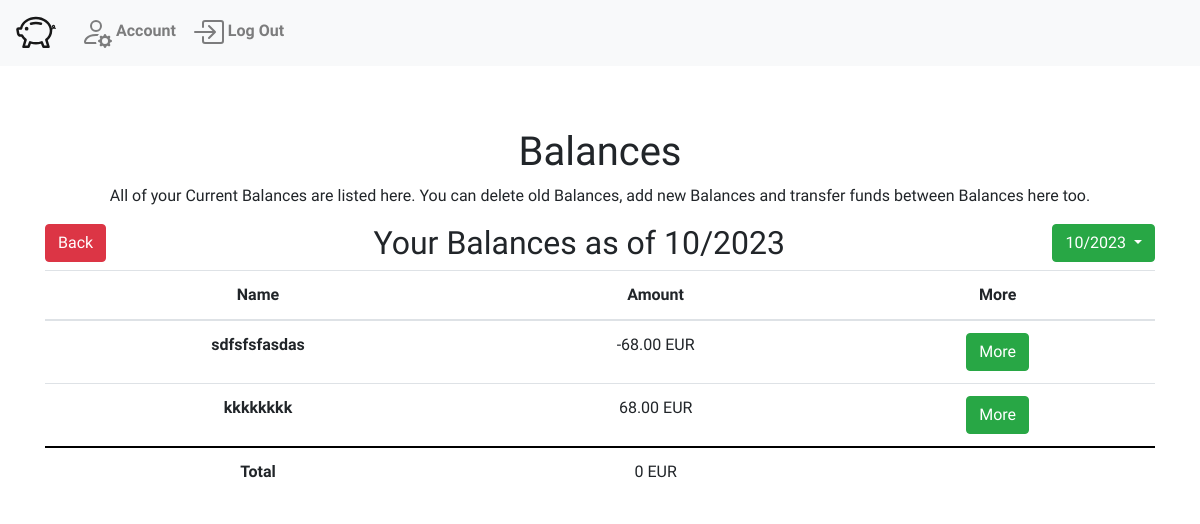
The app's page /balances/month/2023-10-01 (signed in), older data.
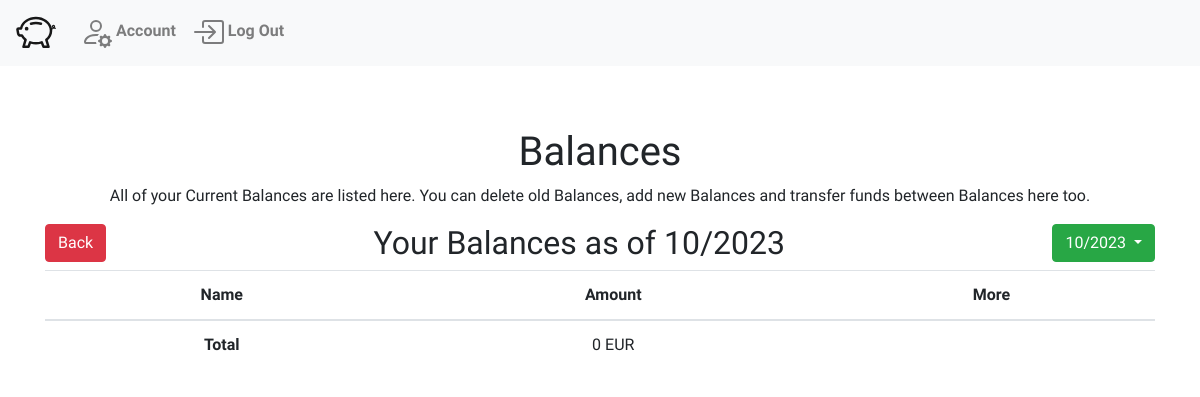
The same page, newer data.
### WalletWise/models.py (models this page shows, shortened)
class Funds(models.Model):
    budget = models.ForeignKey("MonthBudget",related_name="funds", on_delete=models.CASCADE)
    title = models.CharField(max_length=64)
    amount = models.DecimalField(decimal_places=2, max_digits=20)
    defaultOwner = models.ForeignKey("User", related_name="defaultFunds", on_delete=models.DO_NOTHING, default=None, null=True)

### WalletWise/views.py (the view)
# urls.py: path("balances/month/<str:date>", views.changeMonthBalance, name="changeMonthBalance"),
@login_required
def changeMonthBalance(request, date):
    user = request.user
    dashboard = Dashboard.objects.get(owner=user)
    currentBudget= MonthBudget.objects.filter(date=date, dashboard=dashboard)[0]
    return render(request, "WalletWise/balances.html", {
        'user':user,
        'budget': currentBudget,
        'dashboard' : dashboard
    })

### WalletWise/models.py (called while the page is built)
    @property
    def all_funds(self):
        total_amount = Decimal(0)
        if self.funds.aggregate(amount_sum=models.Sum('amount'))['amount_sum']:
            total_amount = self.funds.aggregate(amount_sum=models.Sum('amount'))['amount_sum']
        return Decimal(total_amount).quantize(Decimal('0.00'), rounding=ROUND_DOWN) or 0  # Return 0 if no funds are associated

    @property
    def month(self):
        return self.date.month

    @property
    def year(self):
        return self.date.year

### WalletWise/templates/WalletWise/balances.html (shortened to what this page needs)
{% extends "WalletWise/layout.html" %}
{% block body %}
<div class="container text-center">
    <h1>Balances</h1>
    <p>All of your Current Balances are listed here. You can delete old Balances, add new Balances and transfer funds between Balances here too.</p>
    <a style="float: left;" class="btn btn-danger" href="{% url 'dashboard' %}" role="button">Back</a>
    <h2 style="display: inline-block;">Your Balances as of {{budget.month}}/{{budget.year}}</h2>
    <div style="float: right;" class="dropdown">
        <button class="btn btn-success dropdown-toggle" type="button" id="dropdownMenuButton" data-bs-toggle="dropdown" aria-haspopup="true" aria-expanded="false">
            {{budget.month}}/{{budget.year}}
        </button>
    </div>
    <table class="table">
        <thead>
            <tr>
                <th scope="col">Name</th>
                <th scope="col">Amount</th>
                <th scope="col">More</th>
            </tr>
        </thead>
        <tbody>
            {% for balance in budget.funds.all %}
            <tr>
                <th scope="row">{{balance.title}}</th>
                <td>{{balance.amount}} EUR</td>
                <td><a class="btn btn-success" href="{% url 'balance' id=balance.id %}" role="button">More</a></td>
            </tr>
            {% endfor %}
        </tbody>
        <tfoot>
            <th scope="row">Total</th>
            <td>{{budget.all_funds}} EUR</td>
            <td></td>
        </tfoot>
    </table>
</div>
{% endblock %}

Row changes from the older to the newer data that the page shows:
removed Funds: title "sdfsfsfasdas", amount "-68.00"
removed Funds: title "kkkkkkkk", amount "68.00"
